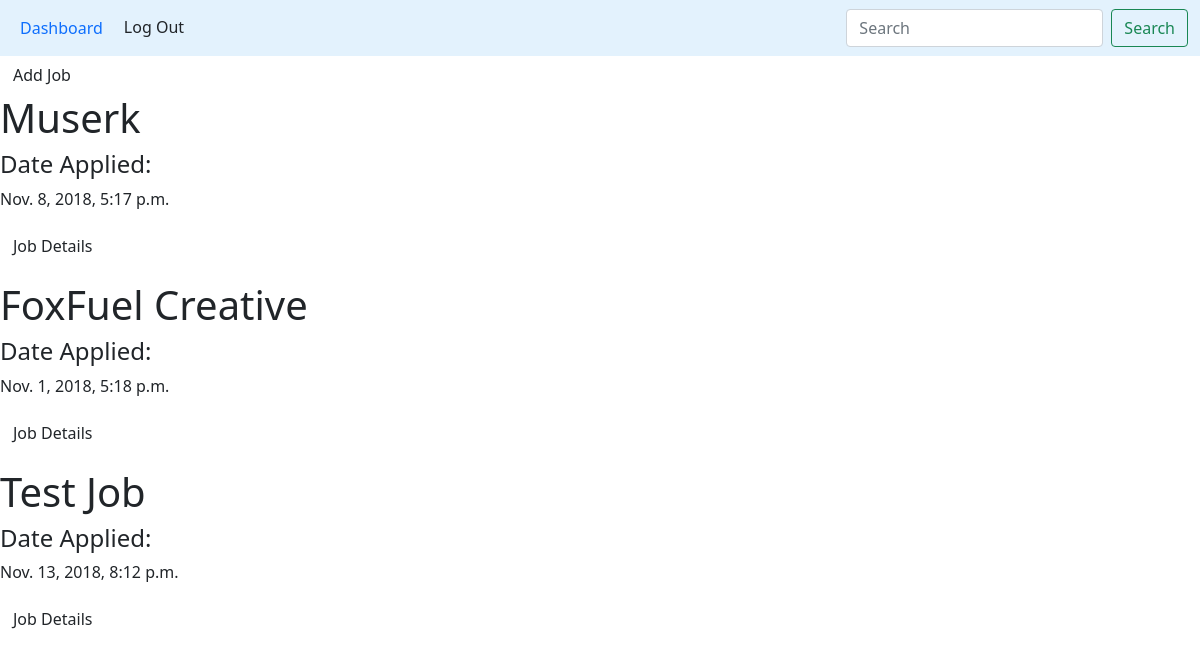
The app's page /jobs/ (signed in), older data.
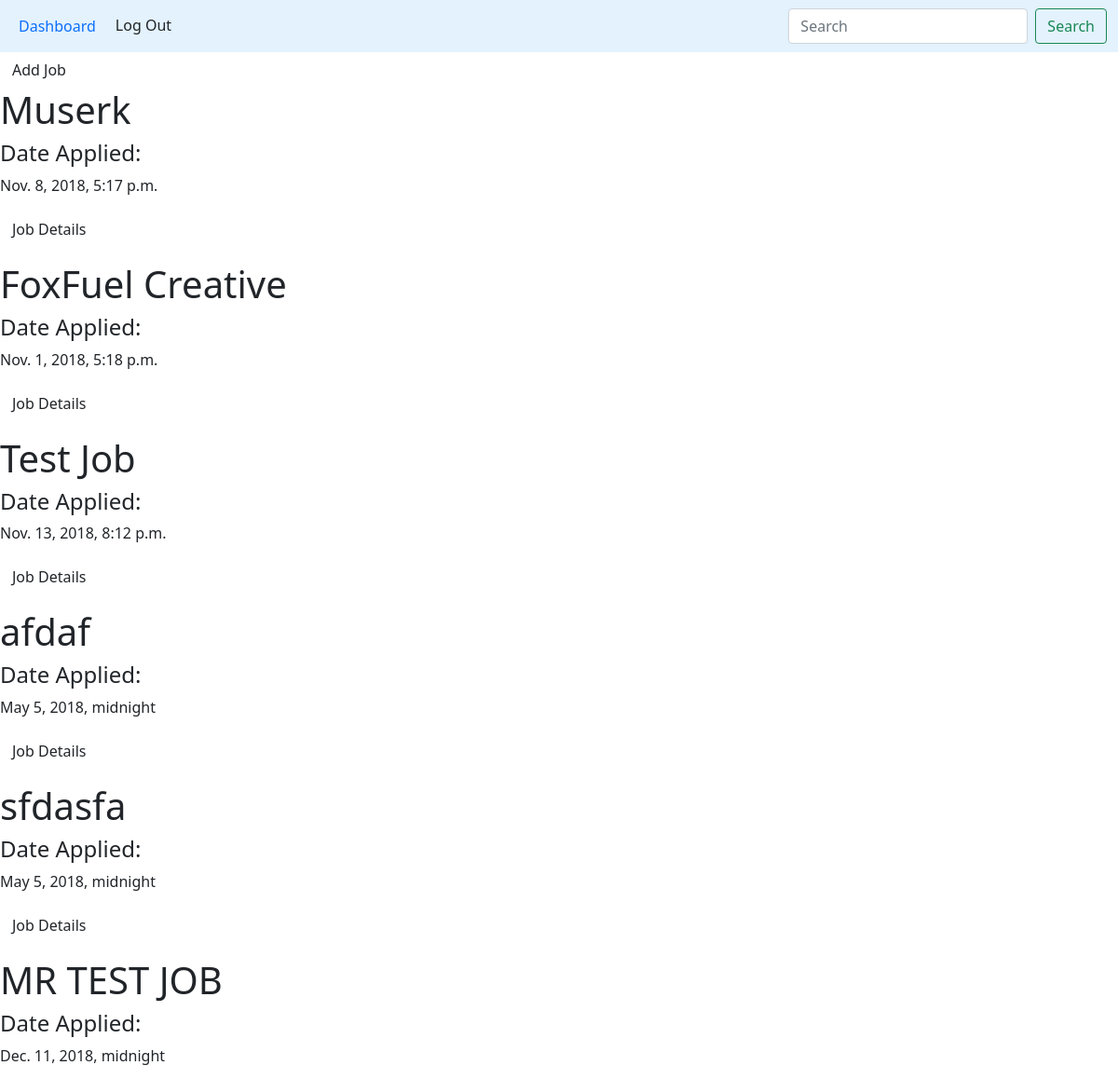
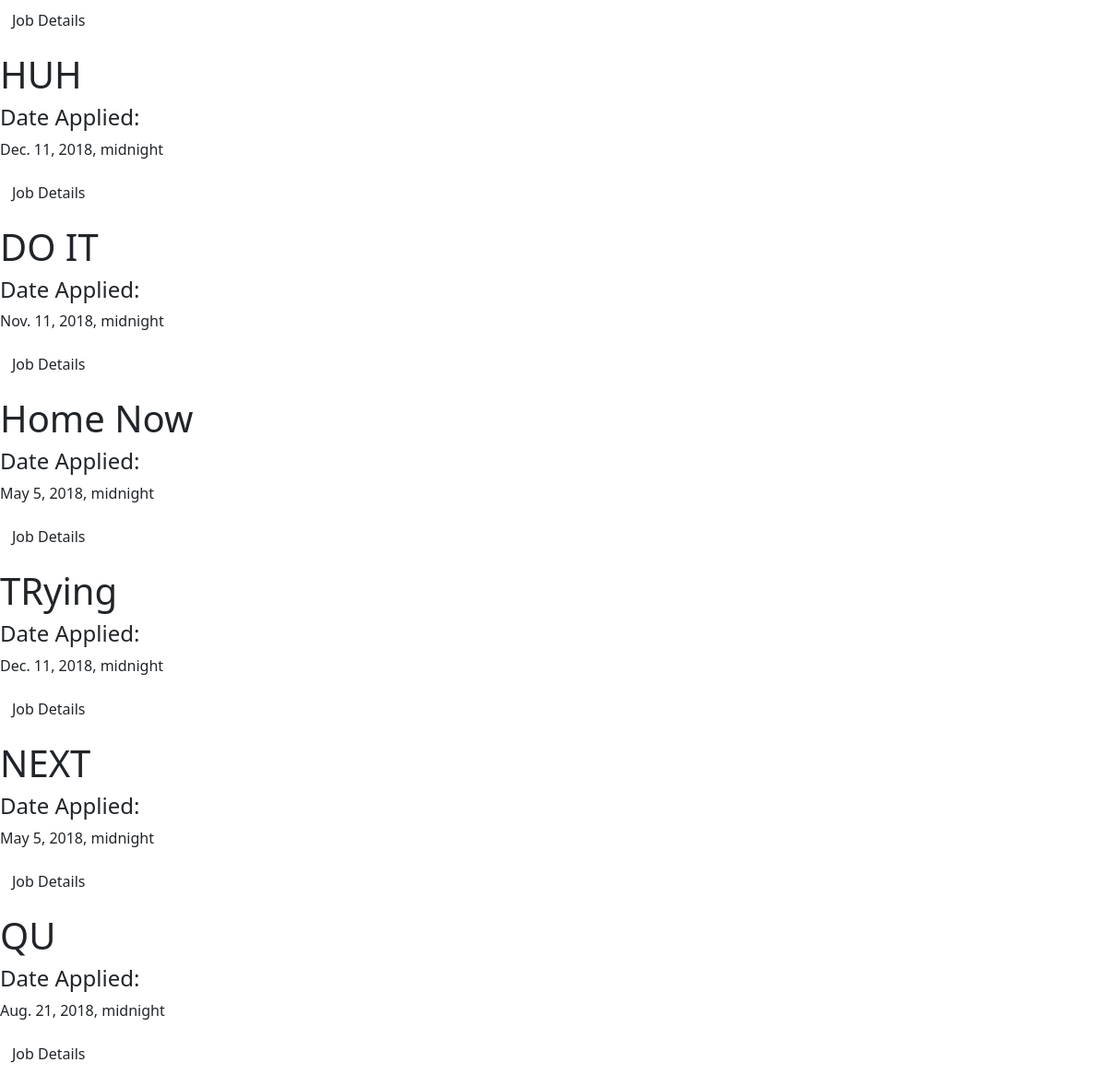
The same page, newer data (2 pictures, top to bottom).
### djoba/models/job.py (models this page shows, shortened)
class Job(models.Model):
	user = models.ForeignKey(User,on_delete=models.CASCADE)
	job_search = models.ForeignKey(JobSearch,on_delete=models.CASCADE)
	company_name = models.CharField(max_length=80)
	title =	models.ForeignKey(Title,on_delete=models.CASCADE)
	date_added = models.DateTimeField(auto_now=False, auto_now_add=False)
	language = models.ManyToManyField(Language)
	framework = models.ManyToManyField(Framework)
	description = models.TextField()

### djoba/views/get_jobs.py (the view)
# urls.py: path('jobs/', views.get_jobs, name='jobs'),
def get_jobs(request):
	jobs = Job.objects.filter(user=request.user.id)
	template = 'djoba/jobs.html'
	return render(request, template, {'jobs': jobs})

### djoba/templates/djoba/jobs.html
{%  extends 'djoba/index.html' %}
{% load staticfiles %}
{% block content %}
{% include 'djoba/nav.html' with nav_location=view.location %}
<div>
	<form method='get' action='/new_job'>
		<button class='btn'type='submit' value='Add Job'>Add Job</button>
	</form>
</div>
{% for job in jobs %}
<div class='centered'>
		<h1>{{job.company_name}}</h1>
		<h4>Date Applied:</h4>{{job.date_added}}
		<p>
			<form method='get' action="{% url 'job_details' pk=job.id %}">
				<button class='btn'type='submit' value='Job Details'>Job Details</button>
			</form>
		</p>
</div>
{% endfor %}
{% endblock content %}

### djoba/templates/djoba/index.html (shortened to what this page needs)
{% load staticfiles %}
<!DOCTYPE html>
<html lang="en">
<head>
	<link href="https://cdn.jsdelivr.net/npm/bootstrap@5.0.1/dist/css/bootstrap.min.css" rel="stylesheet">
</head>
<body>
		{% block content %}
		{% endblock content %}
</body>
</html>

### djoba/templates/djoba/nav.html (shortened to what this page needs)
{%  extends 'djoba/index.html' %}
{% load staticfiles %}
{% block content %}
<nav class="navbar navbar-expand-lg"  style="background-color: #e3f2fd;">
	<div class="container-fluid">
	  <div class="collapse navbar-collapse" id="navbarSupportedContent">
		<ul class="navbar-nav me-auto mb-2 mb-lg-0">
		  <li class="nav-item">
			<a class="nav-link" href="{% url 'dashboard' %}">Dashboard</a>
		  </li>
		  <li>
			<form method='get' action='/logout'>
				<button class='btn'type='submit' value='Jobs'>Log Out</button>
			</form>
		  </li>
		</ul>
		<form class="d-flex">
		  <input class="form-control me-2" type="search" placeholder="Search" aria-label="Search">
		  <button class="btn btn-outline-success" type="submit">Search</button>
		</form>
	  </div>
	</div>
  </nav>
{% endblock content %}

Row changes from the older to the newer data that the page shows:
added Job: company_name "afdaf", date_added "May 5, 2018, midnight"
added Job: company_name "sfdasfa", date_added "May 5, 2018, midnight"
added Job: company_name "MR TEST JOB", date_added "Dec. 11, 2018, midnight"
added Job: company_name "HUH", date_added "Dec. 11, 2018, midnight"
added Job: company_name "DO IT", date_added "Nov. 11, 2018, midnight"
added Job: company_name "Home Now", date_added "May 5, 2018, midnight"
added Job: company_name "TRying", date_added "Dec. 11, 2018, midnight"
added Job: company_name "NEXT", date_added "May 5, 2018, midnight"
added Job: company_name "QU", date_added "Aug. 21, 2018, midnight"
